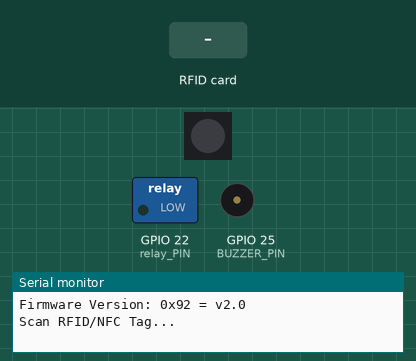
Simulated run of this program. Board: ESP32. Shown: 1 RGB LEDs in strip order, left to right, switched loads named in the program (green lamp = pin HIGH), buzzer (waves = sounding), the last lines printed to the serial monitor. The inputs (shaded band) are chosen by the test bench.

Above: at 1.02 s.
1.3 s: RFID card B8 24 A4 51 held to the reader
At 2.3 s:
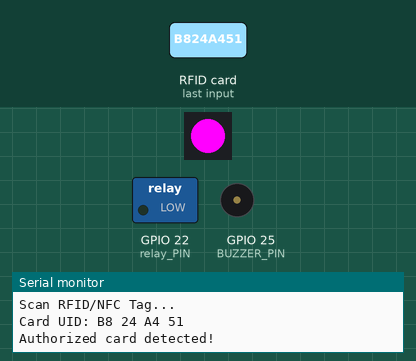
At 4.1 s:
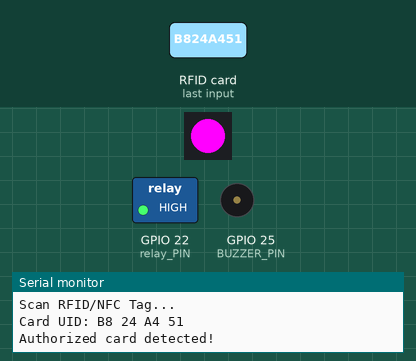
4.3 s: RFID card 5E 7A 19 C4 held to the reader
At 5.9 s:
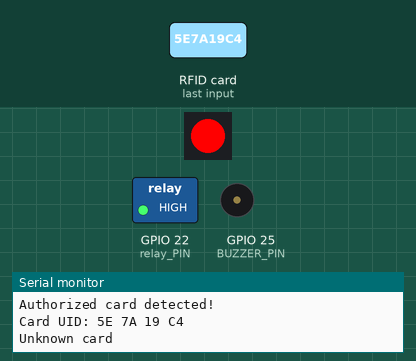
Timing chart, 0 to 7.4 s (numbered marks = the images above; inputs shaded):
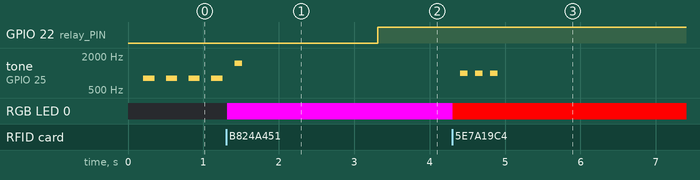

Measured:
- after the input at 1.3 s, GPIO 22 (relay_PIN): LOW → HIGH after 2.0 s; RGB LED 0: off → RGB(255, 0, 255) at once
- after the input at 4.3 s, tone on GPIO 25 (BUZZER_PIN): alternates 1000 Hz for 0.10 s and silent for 0.10 s, 6 changes in all, then stays silent, starting after 0.11 s; RGB LED 0: RGB(255, 0, 255) → RGB(255, 0, 0) at once

The program:

main.cpp
```cpp
#include <Arduino.h>
#include <SPI.h>
#include <MFRC522.h>
#include <Adafruit_NeoPixel.h>
#include <Ticker.h>

// --- Pins ---
#define LED_PIN       2
#define relay_PIN     22
#define NUMPIXELS     1
#define SPI_RST_PIN   17
#define SPI_SS_PIN    5
#define SPI_MOSI_PIN  13
#define SPI_MISO_PIN  12
#define SPI_SCK_PIN   14
#define BUZZER_PIN    25

Adafruit_NeoPixel pixels(NUMPIXELS, LED_PIN, NEO_GRB + NEO_KHZ800);
MFRC522 mfrc522(SPI_SS_PIN, SPI_RST_PIN);

// Authorized UID
const byte authorizedUID[] = {0xB8, 0x24, 0xA4, 0x51};

// Ticker objects
Ticker buzzerTicker;
Ticker relayTicker;

// Variables for beeping pattern
int beepCount = 0;
int totalBeeps = 0;
int beepFrequency = 0;
bool buzzerState = false;

// ===== Function Declarations =====
void dump_byte_array(byte *buffer, byte bufferSize);
bool compareUID(byte *uid1, const byte *uid2, byte size);

void startBuzzerPattern(int beeps, int frequency, int intervalMs);
void buzzerHandler();

void authorizedAction();
void unauthorizedAction();

// ===== SETUP =====
void setup() {
    pinMode(BUZZER_PIN, OUTPUT);
    pinMode(relay_PIN, OUTPUT);

    Serial.begin(9600);
    pixels.begin();
    pixels.setPixelColor(0, pixels.Color(0, 0, 0));
    pixels.show();

    SPI.begin(SPI_SCK_PIN, SPI_MISO_PIN, SPI_MOSI_PIN, SPI_SS_PIN);
    mfrc522.PCD_Init();
    delay(4);
    mfrc522.PCD_DumpVersionToSerial();
    Serial.println(F("Scan RFID/NFC Tag..."));

    // Startup sound (non-blocking version)
    startBuzzerPattern(5, 800, 150);  // Just for bootup
}

// ===== LOOP =====
void loop() {
    if (!mfrc522.PICC_IsNewCardPresent()) return;
    if (!mfrc522.PICC_ReadCardSerial()) return;

    Serial.print(F("Card UID:"));
    dump_byte_array(mfrc522.uid.uidByte, mfrc522.uid.size);
    Serial.println();

    if (compareUID(mfrc522.uid.uidByte, authorizedUID, mfrc522.uid.size)) {
        pixels.setPixelColor(0, pixels.Color(255, 0, 255)); // Pink
        pixels.show();

        Serial.println(F("Authorized card detected!"));
        authorizedAction();
    } else {
        pixels.setPixelColor(0, pixels.Color(255, 0, 0)); // Red
        pixels.show();

        Serial.println(F("Unknown card"));
        unauthorizedAction();
    }

    mfrc522.PICC_HaltA();
    mfrc522.PCD_StopCrypto1();
}

// ===== FUNCTIONS =====

// Start buzzer pattern
void startBuzzerPattern(int beeps, int frequency, int intervalMs) {
    totalBeeps = beeps * 2; // On + off counts as 2
    beepCount = 0;
    beepFrequency = frequency;
    buzzerState = false;
    buzzerTicker.attach_ms(intervalMs, buzzerHandler);
}

// Buzzer tick
void buzzerHandler() {
    if (beepCount >= totalBeeps) {
        buzzerTicker.detach();
        noTone(BUZZER_PIN);
        return;
    }

    if (buzzerState) {
        noTone(BUZZER_PIN);
    } else {
        tone(BUZZER_PIN, beepFrequency);
    }

    buzzerState = !buzzerState;
    beepCount++;
}

// Authorized action
void authorizedAction() {
    startBuzzerPattern(1, 1500, 100); // One short high beep
    digitalWrite(relay_PIN, LOW);
    relayTicker.once(2, []() { digitalWrite(relay_PIN, HIGH); }); // Turn off after 2 sec
}

// Unauthorized action
void unauthorizedAction() {
    startBuzzerPattern(3, 1000, 100); // Triple low beep
}

// Compare UIDs
bool compareUID(byte *uid1, const byte *uid2, byte size) {
    for (byte i = 0; i < size; i++) {
        if (uid1[i] != uid2[i]) return false;
    }
    return true;
}

// Print UID
void dump_byte_array(byte *buffer, byte bufferSize) {
    for (byte i = 0; i < bufferSize; i++) {
        Serial.print(buffer[i] < 0x10 ? " 0" : " ");
        Serial.print(buffer[i], HEX);
    }
}
```
